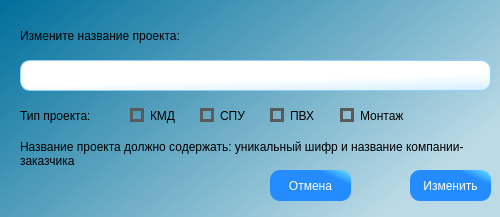
<?xml version="1.0" encoding="UTF-8"?>
<ui version="4.0">
 <class>add_prod_wind</class>
 <widget class="QDialog" name="add_prod_wind">
  <property name="geometry">
   <rect>
    <x>0</x>
    <y>0</y>
    <width>500</width>
    <height>217</height>
   </rect>
  </property>
  <property name="minimumSize">
   <size>
    <width>500</width>
    <height>217</height>
   </size>
  </property>
  <property name="maximumSize">
   <size>
    <width>500</width>
    <height>217</height>
   </size>
  </property>
  <property name="windowTitle">
   <string>Редактирование записи</string>
  </property>
  <property name="windowIcon">
   <iconset resource="../../images/images_store.qrc">
    <normaloff>:/table/tables/edit_db.png</normaloff>:/table/tables/edit_db.png</iconset>
  </property>
  <property name="styleSheet">
   <string notr="true">QDialog{
     background:qlineargradient(spread:pad, x1:0, y1:0, x2:1, y2:0.574, stop:0 rgba(0, 111, 155, 255), stop:1 rgba(187, 218, 230, 248));
}</string>
  </property>
  <widget class="QPushButton" name="cnsl_btn">
   <property name="geometry">
    <rect>
     <x>270</x>
     <y>170</y>
     <width>81</width>
     <height>31</height>
    </rect>
   </property>
   <property name="styleSheet">
    <string notr="true">QPushButton{
     background-color: qlineargradient(spread:pad, x1:0.75, y1:0.204545, x2:1, y2:0, stop:0 rgba(36, 140, 255, 255), stop:1 rgba(106, 232, 255, 255));
     border-style: outset;
     border-radius: 10px;
     font: 10pt &quot;Times New Roman&quot;;
	 color:white;
 }

QPushButton:hover{
     background-color:qlineargradient(spread:reflect, x1:0, y1:0.261, x2:0.989, y2:0, stop:0.267045 rgba(255, 0, 0, 255), stop:1 rgba(255, 255, 255, 255));
     border-style: inset;
     font: 12pt &quot;Times New Roman&quot;;
	 color:black;
 }</string>
   </property>
   <property name="text">
    <string>Отмена</string>
   </property>
   <property name="autoDefault">
    <bool>false</bool>
   </property>
  </widget>
  <widget class="QLabel" name="label_main">
   <property name="geometry">
    <rect>
     <x>20</x>
     <y>20</y>
     <width>461</width>
     <height>31</height>
    </rect>
   </property>
   <property name="styleSheet">
    <string notr="true">font: 75 16pt &quot;Times New Roman&quot;;</string>
   </property>
   <property name="text">
    <string>Измените название проекта:</string>
   </property>
   <property name="alignment">
    <set>Qt::AlignLeading|Qt::AlignLeft|Qt::AlignVCenter</set>
   </property>
  </widget>
  <widget class="QPushButton" name="change_btn">
   <property name="geometry">
    <rect>
     <x>410</x>
     <y>170</y>
     <width>81</width>
     <height>31</height>
    </rect>
   </property>
   <property name="styleSheet">
    <string notr="true">QPushButton{
     background-color: qlineargradient(spread:pad, x1:0.75, y1:0.204545, x2:1, y2:0, stop:0 rgba(36, 140, 255, 255), stop:1 rgba(106, 232, 255, 255));
     border-style: outset;
     border-radius: 10px;
     font: 10pt &quot;Times New Roman&quot;;
	 color:white;
 }

QPushButton:hover{
     background-color:qlineargradient(spread:pad, x1:0, y1:0, x2:1, y2:0, stop:0 rgba(0, 171, 0, 255), stop:1 rgba(255, 255, 255, 255));
     border-style: inset;
     font: 12pt &quot;Times New Roman&quot;;
	 color:black;
 }</string>
   </property>
   <property name="text">
    <string>Изменить</string>
   </property>
  </widget>
  <widget class="QTextEdit" name="textEdit_prog">
   <property name="geometry">
    <rect>
     <x>20</x>
     <y>60</y>
     <width>471</width>
     <height>31</height>
    </rect>
   </property>
   <property name="toolTip">
    <string>Введите название проекта</string>
   </property>
   <property name="styleSheet">
    <string notr="true">QTextEdit{
     background-color:qlineargradient(spread:pad, x1:1, y1:1, x2:0.813, y2:0.527727, stop:0 rgba(212, 239, 255, 255), stop:1 rgba(255, 255, 255, 255));
	border : 1px solid;
	border-color:rgb(148, 205, 255);
    border-radius: 10%;
	color:black;
	font: 12pt &quot;Times New Roman&quot;;
 }

QTextEdit:focus{
	border : 2px solid;
     border-color:rgb(137, 198, 255);
	 color:black;
 }</string>
   </property>
  </widget>
  <widget class="QLabel" name="label_main_2">
   <property name="geometry">
    <rect>
     <x>20</x>
     <y>140</y>
     <width>461</width>
     <height>41</height>
    </rect>
   </property>
   <property name="styleSheet">
    <string notr="true">font: 75 12pt &quot;Times New Roman&quot;;</string>
   </property>
   <property name="text">
    <string>Название проекта должно содержать: уникальный шифр и название компании-заказчика</string>
   </property>
   <property name="alignment">
    <set>Qt::AlignLeading|Qt::AlignLeft|Qt::AlignTop</set>
   </property>
   <property name="wordWrap">
    <bool>true</bool>
   </property>
  </widget>
  <widget class="QCheckBox" name="spu_checkBox">
   <property name="geometry">
    <rect>
     <x>200</x>
     <y>107</y>
     <width>71</width>
     <height>17</height>
    </rect>
   </property>
   <property name="styleSheet">
    <string notr="true">QCheckBox{
font: 14pt &quot;Times New Roman&quot;;
}
QCheckBox::indicator {
    border: 3px solid #5A5A5A;
}
QCheckBox::indicator:unchecked:pressed
{
background-color : green;
}
QCheckBox::indicator:checked {
    image: url(:/table/tables/dialog_ok_apply_icon.png);
	height: 12;
	width: 12;
	 border:1px solid #5A5A5A;
	background-color : white;
}</string>
   </property>
   <property name="text">
    <string>СПУ</string>
   </property>
  </widget>
  <widget class="QCheckBox" name="kmd_checkBox">
   <property name="geometry">
    <rect>
     <x>130</x>
     <y>107</y>
     <width>71</width>
     <height>17</height>
    </rect>
   </property>
   <property name="styleSheet">
    <string notr="true">QCheckBox{
font: 14pt &quot;Times New Roman&quot;;
}
QCheckBox::indicator {
    border: 3px solid #5A5A5A;
}
QCheckBox::indicator:unchecked:pressed
{
background-color : green;
}
QCheckBox::indicator:checked {
    image: url(:/table/tables/dialog_ok_apply_icon.png);
	height: 12;
	width: 12;
	 border:1px solid #5A5A5A;
	background-color : white;
}</string>
   </property>
   <property name="text">
    <string>КМД</string>
   </property>
  </widget>
  <widget class="QCheckBox" name="pvh_checkBox">
   <property name="geometry">
    <rect>
     <x>270</x>
     <y>107</y>
     <width>71</width>
     <height>17</height>
    </rect>
   </property>
   <property name="styleSheet">
    <string notr="true">QCheckBox{
font: 14pt &quot;Times New Roman&quot;;
}
QCheckBox::indicator {
    border: 3px solid #5A5A5A;
}
QCheckBox::indicator:unchecked:pressed
{
background-color : green;
}
QCheckBox::indicator:checked {
    image: url(:/table/tables/dialog_ok_apply_icon.png);
	height: 12;
	width: 12;
	 border:1px solid #5A5A5A;
	background-color : white;
}</string>
   </property>
   <property name="text">
    <string>ПВХ</string>
   </property>
  </widget>
  <widget class="QLabel" name="label_main_3">
   <property name="geometry">
    <rect>
     <x>20</x>
     <y>100</y>
     <width>111</width>
     <height>31</height>
    </rect>
   </property>
   <property name="styleSheet">
    <string notr="true">font: 75 14pt &quot;Times New Roman&quot;;</string>
   </property>
   <property name="text">
    <string>Тип проекта:</string>
   </property>
   <property name="alignment">
    <set>Qt::AlignLeading|Qt::AlignLeft|Qt::AlignVCenter</set>
   </property>
  </widget>
  <widget class="QCheckBox" name="montag_checkBox">
   <property name="geometry">
    <rect>
     <x>340</x>
     <y>107</y>
     <width>91</width>
     <height>17</height>
    </rect>
   </property>
   <property name="styleSheet">
    <string notr="true">QCheckBox{
font: 14pt &quot;Times New Roman&quot;;
}
QCheckBox::indicator {
    border: 3px solid #5A5A5A;
}
QCheckBox::indicator:unchecked:pressed
{
background-color : green;
}
QCheckBox::indicator:checked {
    image: url(:/table/tables/dialog_ok_apply_icon.png);
	height: 12;
	width: 12;
	 border:1px solid #5A5A5A;
	background-color : white;
}</string>
   </property>
   <property name="text">
    <string>Монтаж</string>
   </property>
  </widget>
 </widget>
 <resources>
  <include location="../../images/images_store.qrc"/>
 </resources>
 <connections>
  <connection>
   <sender>cnsl_btn</sender>
   <signal>clicked()</signal>
   <receiver>add_prod_wind</receiver>
   <slot>close()</slot>
   <hints>
    <hint type="sourcelabel">
     <x>305</x>
     <y>135</y>
    </hint>
    <hint type="destinationlabel">
     <x>177</x>
     <y>84</y>
    </hint>
   </hints>
  </connection>
 </connections>
</ui>
